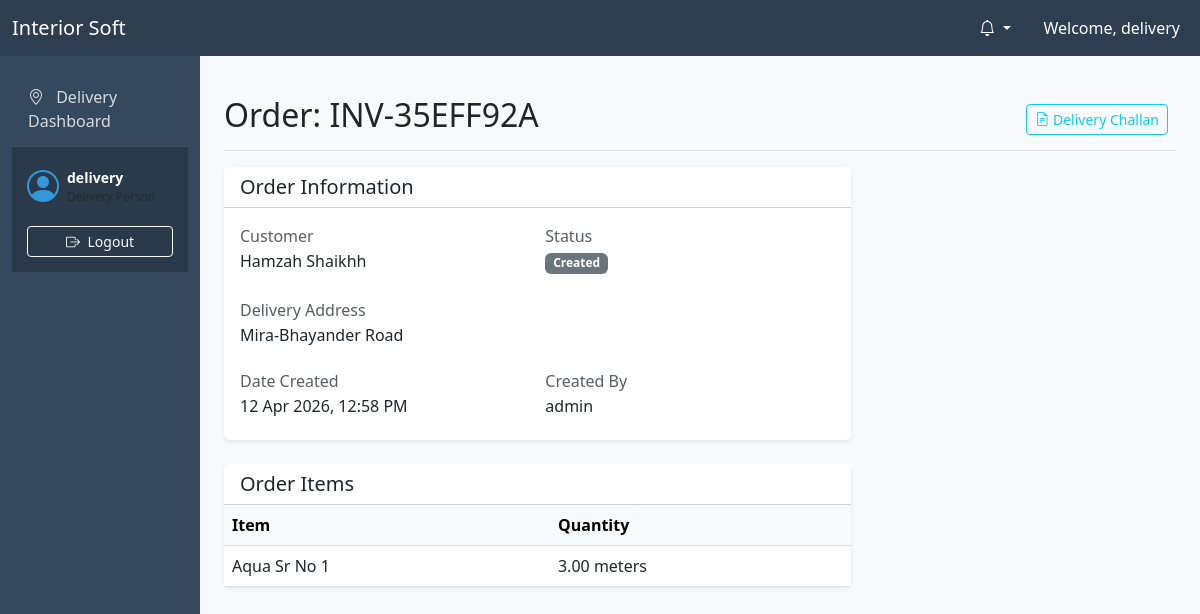
The page /orders/6/ (signed in) on the database its author committed.
### users/models.py (models this page shows)
class User(AbstractUser):
    SUPERADMIN = 'superadmin'
    ADMIN = 'admin'
    ACCOUNTANT = 'accountant'
    WAREHOUSE_MANAGER = 'warehouse_manager'
    DELIVERY_PERSON = 'delivery_person'
    MARKETING_PERSON = 'marketing_person'
    ROLE_CHOICES = (
        (SUPERADMIN, 'SuperAdmin'),
        (ADMIN, 'Admin'),
        (ACCOUNTANT, 'Accountant'),
        (WAREHOUSE_MANAGER, 'Warehouse Manager'),
        (DELIVERY_PERSON, 'Delivery Person'),
        (MARKETING_PERSON, 'Marketing Person'),
    )
    role = models.CharField(max_length=20, choices=ROLE_CHOICES, default=ADMIN)
    phone_number = models.CharField(max_length=15, blank=True, null=True)
    def is_superadmin(self):
        return self.role == self.SUPERADMIN
    def is_admin(self):
        return self.role == self.ADMIN or self.role == self.SUPERADMIN
    def is_accountant(self):
        return self.role == self.ACCOUNTANT
    def is_warehouse_manager(self):
        return self.role == self.WAREHOUSE_MANAGER
    def is_delivery_person(self):
        return self.role == self.DELIVERY_PERSON
    def is_marketing_person(self):
        return self.role == self.MARKETING_PERSON

### orders/models.py (models this page shows, shortened)
class Order(models.Model):
    STATUS_CHOICES = (
        ('created', 'Created'),
        ('cutting', 'Cutting'),
        ('ready', 'Ready'),
        ('assigned', 'Assigned'),
        ('out_for_delivery', 'Out for Delivery'),
        ('delivered', 'Delivered'),
        ('paid', 'Paid'),
        ('cancelled', 'Cancelled'),
    )
    invoice_number = models.CharField(max_length=50, unique=True, blank=True)
    party = models.ForeignKey(Party, on_delete=models.CASCADE, related_name='orders')
    delivery_address = models.TextField()
    status = models.CharField(max_length=20, choices=STATUS_CHOICES, default='created')
    DELIVERY_METHOD_CHOICES = (
        ('self', 'Self'),
        ('porter', 'Porter'),
        ('courier', 'Courier'),
        ('delivery_man', 'Delivery Man'),
    )
    delivery_method = models.CharField(max_length=20, choices=DELIVERY_METHOD_CHOICES, default='self')
    delivery_reference_number = models.CharField(max_length=100, blank=True, null=True)
    total_amount = models.DecimalField(max_digits=12, decimal_places=2, default=0.00)
    gst_amount = models.DecimalField(max_digits=12, decimal_places=2, default=0.00)
    grand_total = models.DecimalField(max_digits=12, decimal_places=2, default=0.00)
    balance_amount = models.DecimalField(max_digits=12, decimal_places=2, default=0.00)
    created_by = models.ForeignKey(settings.AUTH_USER_MODEL, on_delete=models.SET_NULL, null=True, related_name='created_orders')
    warehouse_manager = models.ForeignKey(settings.AUTH_USER_MODEL, on_delete=models.SET_NULL, null=True, blank=True, related_name='managed_orders')
    delivery_partner = models.ForeignKey(settings.AUTH_USER_MODEL, on_delete=models.SET_NULL, null=True, blank=True, related_name='delivered_orders')
    created_at = models.DateTimeField(auto_now_add=True)
    updated_at = models.DateTimeField(auto_now=True)

class OrderItem(models.Model):
    order = models.ForeignKey(Order, on_delete=models.CASCADE, related_name='items')
    design_type = models.ForeignKey(DesignType, on_delete=models.CASCADE, null=True)
    quantity = models.DecimalField(max_digits=10, decimal_places=2) # in meters
    price_per_meter = models.DecimalField(max_digits=10, decimal_places=2, default=0.00)
    total_price = models.DecimalField(max_digits=12, decimal_places=2, default=0.00)

### parties/models.py (models this page shows, shortened)
class Party(models.Model):
    name = models.CharField(max_length=255)
    alias = models.CharField(max_length=255, blank=True, null=True)
    phone = models.CharField(max_length=15)
    email = models.EmailField(blank=True, null=True)
    address = models.TextField()
    gst_number = models.CharField(max_length=15, blank=True, null=True)
    credit_limit = models.DecimalField(max_digits=12, decimal_places=2, default=0.00)
    created_at = models.DateTimeField(auto_now_add=True)
    updated_at = models.DateTimeField(auto_now=True)
    class Meta:
        verbose_name_plural = "Parties"
        ordering = ['name']

### inventory/models.py (models this page shows, shortened)
class DesignType(models.Model):
    collection = models.ForeignKey(Collection, on_delete=models.CASCADE, related_name='designs', null=True, blank=True)
    name = models.CharField(max_length=100)
    alias1 = models.CharField(max_length=100, blank=True, null=True)
    alias2 = models.CharField(max_length=100, blank=True, null=True)
    alias3 = models.CharField(max_length=100, blank=True, null=True)
    alias4 = models.CharField(max_length=100, blank=True, null=True)
    alias5 = models.CharField(max_length=100, blank=True, null=True)
    description = models.TextField(blank=True, null=True)
    unit = models.CharField(max_length=20, default='meters')
    default_price = models.DecimalField(max_digits=10, decimal_places=2, default=0.00)
    created_at = models.DateTimeField(auto_now_add=True)
    class Meta:
        constraints = [
            models.UniqueConstraint(fields=['collection', 'name'], name='uniq_design_name_per_collection'),
        ]

### orders/views.py (the view)
# urls.py: path('<int:pk>/', views.OrderDetailView.as_view(), name='order_detail'),
class OrderDetailView(LoginRequiredMixin, DetailView):
    model = Order
    template_name = 'orders/order_detail.html'
    def get_context_data(self, **kwargs):
        context = super().get_context_data(**kwargs)
        assigned_history = self.object.status_history.filter(status='assigned').select_related('updated_by').order_by('-timestamp').first()
        context['assigned_history'] = assigned_history
        if self.object.status == 'ready' and (self.request.user.is_admin() or self.request.user.is_accountant()):
            context['delivery_partners'] = User.objects.filter(role='delivery_person')
        return context

### core/context_processors.py (called while the page is built)
def notifications(request):
    if request.user.is_authenticated:
        unread_notifications = request.user.notifications.filter(is_seen=False)
        return {
            'unread_notifications': unread_notifications,
            'unread_notifications_count': unread_notifications.count()
        }
    return {}

### shop_config/context_processors.py (called while the page is built)
def shop_info(request):
    config, created = ShopConfiguration.objects.get_or_create(pk=1, defaults={'shop_name': 'Interior Soft'})
    return {
        'shop_config': config
    }

### templates/orders/order_detail.html (shortened to what this page needs)
{% extends "base.html" %}
{% block content %}
<div class="d-flex justify-content-between flex-wrap flex-md-nowrap align-items-center pt-3 pb-2 mb-3 border-bottom">
    <h1 class="h2">Order: {{ order.invoice_number }}</h1>
    <div class="btn-toolbar mb-2 mb-md-0">
        {% if user.is_admin or user.is_accountant or user.is_delivery_person %}
        <a href="{% url 'delivery_challan' order.pk %}" target="_blank" class="btn btn-sm btn-outline-info me-2">
            <i class="bi bi-file-earmark-text"></i> Delivery Challan
        </a>
        {% endif %}
    </div>
</div>
<div class="row">
    <div class="col-md-8">
        <div class="card shadow-sm mb-4">
            <div class="card-header bg-white">
                <h5 class="mb-0">Order Information</h5>
            </div>
            <div class="card-body">
                <div class="row g-3">
                    <div class="col-md-6">
                        <p class="mb-1 text-muted">Customer</p>
                        <h6>{{ order.party.name }}</h6>
                    </div>
                    <div class="col-md-6">
                        <p class="mb-1 text-muted">Status</p>
                        <h6><span class="badge badge-status-{{ order.status }}">{{ order.get_status_display }}</span></h6>
                    </div>
                    <div class="col-md-12">
                        <p class="mb-1 text-muted">Delivery Address</p>
                        <h6>{{ order.delivery_address }}</h6>
                    </div>
                    <div class="col-md-6">
                        <p class="mb-1 text-muted">Date Created</p>
                        <h6>{{ order.created_at|date:"d M Y, h:i A" }}</h6>
                    </div>
                    <div class="col-md-6">
                        <p class="mb-1 text-muted">Created By</p>
                        <h6>{{ order.created_by.username }}</h6>
                    </div>
                </div>
            </div>
        </div>
        <div class="card shadow-sm mb-4">
            <div class="card-header bg-white">
                <h5 class="mb-0">Order Items</h5>
            </div>
            <div class="card-body p-0">
                <div class="table-responsive">
                    <table class="table table-hover mb-0">
                        <thead class="table-light">
                            <tr>
                                <th>Item</th>
                                <th>Quantity</th>
                            </tr>
                        </thead>
                        <tbody>
                            {% for item in order.items.all %}
                            <tr>
                                <td>{{ item.design_type.name }}</td>
                                <td>{{ item.quantity }} {{ item.design_type.unit }}</td>
                            </tr>
                            {% endfor %}
                        </tbody>
                    </table>
                </div>
            </div>
        </div>
    </div>
    <div class="col-md-4">
    </div>
</div>
{% endblock %}

### templates/base.html (shortened to what this page needs)
<!DOCTYPE html>
<html lang="en">
<head>
    <link href="https://cdn.jsdelivr.net/npm/bootstrap@5.3.0/dist/css/bootstrap.min.css" rel="stylesheet">
    <link rel="stylesheet" href="https://cdn.jsdelivr.net/npm/bootstrap-icons@1.10.0/font/bootstrap-icons.css">
    <link href="https://cdn.jsdelivr.net/npm/select2@4.1.0-rc.0/dist/css/select2.min.css" rel="stylesheet" />
    <link href="https://cdn.jsdelivr.net/npm/select2-bootstrap-5-theme@1.3.0/dist/select2-bootstrap-5-theme.min.css" rel="stylesheet" />
</head>
<body>
    <nav class="navbar navbar-expand-lg navbar-dark sticky-top">
        <div class="container-fluid">
            <a class="navbar-brand" href="{% url 'dashboard' %}">Interior Soft</a>
            <div class="collapse navbar-collapse" id="navbarNav">
                <ul class="navbar-nav ms-auto">
                    {% if user.is_authenticated %}
                        <li class="nav-item dropdown me-3">
                            <a class="nav-link dropdown-toggle text-white" href="#" id="notifDropdown" role="button" data-bs-toggle="dropdown" aria-expanded="false">
                                <i class="bi bi-bell"></i>
                            </a>
                        </li>
                        <li class="nav-item d-none d-lg-block">
                            <span class="nav-link text-white">Welcome, {{ user.username }}</span>
                        </li>
                    {% else %}
                        <li class="nav-item">
                            <a class="nav-link" href="{% url 'login' %}">Login</a>
                        </li>
                    {% endif %}
                </ul>
            </div>
        </div>
    </nav>
    <div class="container-fluid">
        <div class="row">
            {% if user.is_authenticated and request.resolver_match.url_name != 'login' %}
            <nav id="sidebarMenu" class="col-md-3 col-lg-2 d-md-block sidebar collapse">
                <div class="sidebar-nav-container">
                    <ul class="nav flex-column">
                        {% if user.is_delivery_person %}
                        <li class="nav-item">
                            <a class="nav-link" href="{% url 'delivery_dashboard' %}">
                                <i class="bi bi-geo-alt me-2"></i> Delivery Dashboard
                            </a>
                        </li>
                        {% endif %}
                    </ul>
                </div>
                <div class="sidebar-profile mt-auto">
                    <div class="d-flex align-items-center mb-3">
                        <i class="bi bi-person-circle profile-icon me-2"></i>
                        <div>
                            <div class="small fw-bold">{{ user.username }}</div>
                            <div class="small text-muted" style="font-size: 0.75rem;">{{ user.get_role_display }}</div>
                        </div>
                    </div>
                    <form action="{% url 'logout' %}" method="post">
                        <button type="submit" class="btn btn-sm btn-outline-light w-100">
                            <i class="bi bi-box-arrow-right me-1"></i> Logout
                        </button>
                    </form>
                </div>
            </nav>
            <main class="col-md-9 ms-sm-auto col-lg-10 px-md-4 py-4">
            {% else %}
            <main class="col-12 py-4">
            {% endif %}
                {% block content %}{% endblock %}
            </main>
        </div>
    </div>
</body>
</html>

### templates/base.html (style rules this page uses)
:root { --primary-color: #2c3e50; --secondary-color: #34495e; --accent-color: #3498db; }
body { font-family: 'Segoe UI', Tahoma, Geneva, Verdana, sans-serif; background-color: #f8f9fa; }
.navbar { background-color: var(--primary-color); }
.sidebar { height: calc(100vh - 56px); position: fixed; top: 56px; left: 0; z-index: 1000; background-color: var(--secondary-color); color: white; display: flex; flex-direction: column; padding-bottom: 0; overflow: hidden; }
.sidebar-nav-container { flex-grow: 1; overflow-y: auto; padding-top: 1rem; }
@media (min-width: 768px) { .sidebar { width: 16.666667%; } }
main { margin-left: 16.666667%; width: 83.333333%; padding-bottom: 60px; }
.sidebar-profile { padding: 15px; border-top: 1px solid rgba(255,255,255,0.1); background: rgba(0,0,0,0.2); width: 100%; margin-top: auto; }
.profile-icon { font-size: 2rem; color: var(--accent-color); }
.sidebar .nav-link { color: rgba(255,255,255,0.8); margin: 5px 0; }
.card { border: none; box-shadow: 0 0.125rem 0.25rem rgba(0,0,0,0.075); }
.badge-status-created { background-color: #6c757d; }
.nav-link { position: relative; }

### rows shown on the page
User: username "delivery"
Order: invoice_number "INV-35EFF92A", party.name "Hamzah Shaikhh", status "Created", delivery_address "Mira-Bhayander Road", created_at "12 Apr 2026, 12:58 PM", created_by.username "admin"
OrderItem: design_type.name "Aqua Sr No 1", quantity "3.00", design_type.unit "meters"
